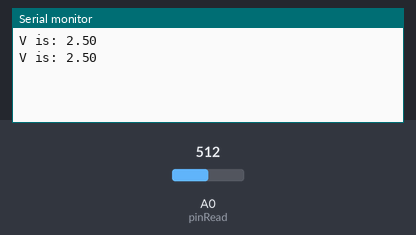
Bench run of a sketch on a simulated Arduino Uno, built with avr-gcc and run on an emulated ATmega328P. On the bench: the last lines printed to the serial monitor. Inputs (shaded band) come from the test bench; at power-on: A0 (pinRead) = 512.

Above: at 1.8 s.
1.9 s: A0 (pinRead) set to 716
At 2.8 s:
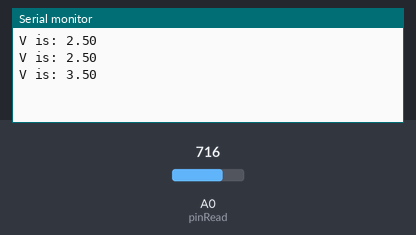
3.4 s: A0 (pinRead) set to 900
At 4.3 s:
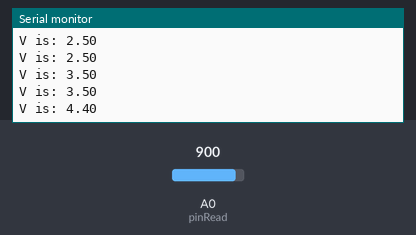
Timing chart, 0 to 6.4 s (numbered marks = the images above; inputs shaded):
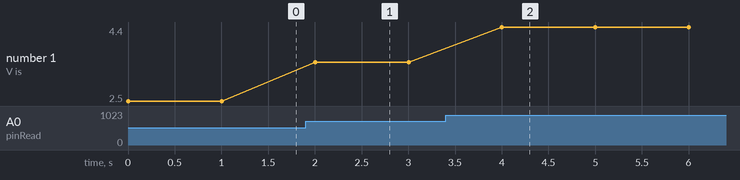

Measured:
- after the input at 1.9 s, the serial monitor: prints a new line after 0.10 s (image 1)
- after the input at 3.4 s, the serial monitor: prints a new line after 0.60 s (image 2)
- plotted number 1: 2.5 → 3.5 after the input at 1.9 s, 3.5 → 4.4 after the input at 3.4 s

The sketch:

potentiometer.ino
```cpp
int pinRead = A0;
void setup() {
  pinMode(pinRead, INPUT);
  Serial.begin(9600);
}

void loop() {
  int readV = analogRead(pinRead);
  float V = (5.0 / 1023.0) * readV;
  Serial.print("V is: ");
  Serial.println(V);
  delay(1000);
}
```
